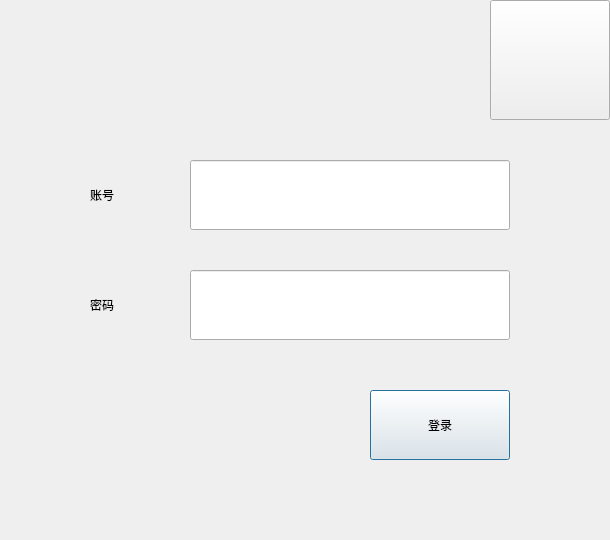
<?xml version="1.0" encoding="UTF-8"?>
<ui version="4.0">
 <class>LoginDlg</class>
 <widget class="QDialog" name="LoginDlg">
  <property name="geometry">
   <rect>
    <x>0</x>
    <y>0</y>
    <width>610</width>
    <height>540</height>
   </rect>
  </property>
  <widget class="QLineEdit" name="editUser">
   <property name="geometry">
    <rect>
     <x>190</x>
     <y>160</y>
     <width>320</width>
     <height>70</height>
    </rect>
   </property>
   <property name="contextMenuPolicy">
    <enum>Qt::NoContextMenu</enum>
   </property>
   <property name="maxLength">
    <number>20</number>
   </property>
  </widget>
  <widget class="CButton" name="btnLogin">
   <property name="geometry">
    <rect>
     <x>370</x>
     <y>390</y>
     <width>140</width>
     <height>70</height>
    </rect>
   </property>
   <property name="autoFillBackground">
    <bool>false</bool>
   </property>
   <property name="styleSheet">
    <string notr="true"/>
   </property>
   <property name="text">
    <string>登录</string>
   </property>
   <property name="iconSize">
    <size>
     <width>100</width>
     <height>100</height>
    </size>
   </property>
   <property name="checkable">
    <bool>false</bool>
   </property>
   <property name="flat">
    <bool>false</bool>
   </property>
  </widget>
  <widget class="CButton" name="btnX">
   <property name="geometry">
    <rect>
     <x>490</x>
     <y>0</y>
     <width>120</width>
     <height>120</height>
    </rect>
   </property>
   <property name="autoFillBackground">
    <bool>false</bool>
   </property>
   <property name="styleSheet">
    <string notr="true">border-image: url(:/img/btnX.png);</string>
   </property>
   <property name="text">
    <string/>
   </property>
   <property name="iconSize">
    <size>
     <width>100</width>
     <height>100</height>
    </size>
   </property>
   <property name="flat">
    <bool>false</bool>
   </property>
  </widget>
  <widget class="QLineEdit" name="editPwd">
   <property name="geometry">
    <rect>
     <x>190</x>
     <y>270</y>
     <width>320</width>
     <height>70</height>
    </rect>
   </property>
   <property name="contextMenuPolicy">
    <enum>Qt::NoContextMenu</enum>
   </property>
   <property name="maxLength">
    <number>20</number>
   </property>
   <property name="echoMode">
    <enum>QLineEdit::Password</enum>
   </property>
  </widget>
  <widget class="CLabel" name="labelUser">
   <property name="geometry">
    <rect>
     <x>90</x>
     <y>160</y>
     <width>100</width>
     <height>70</height>
    </rect>
   </property>
   <property name="text">
    <string>账号</string>
   </property>
  </widget>
  <widget class="CLabel" name="labelPwd">
   <property name="geometry">
    <rect>
     <x>90</x>
     <y>270</y>
     <width>100</width>
     <height>70</height>
    </rect>
   </property>
   <property name="text">
    <string>密码</string>
   </property>
  </widget>
  <widget class="CLabel" name="labelTitle">
   <property name="geometry">
    <rect>
     <x>10</x>
     <y>0</y>
     <width>500</width>
     <height>120</height>
    </rect>
   </property>
   <property name="text">
    <string/>
   </property>
   <property name="alignment">
    <set>Qt::AlignCenter</set>
   </property>
  </widget>
  <zorder>editUser</zorder>
  <zorder>btnLogin</zorder>
  <zorder>editPwd</zorder>
  <zorder>labelUser</zorder>
  <zorder>labelPwd</zorder>
  <zorder>labelTitle</zorder>
  <zorder>btnX</zorder>
 </widget>
 <customwidgets>
  <customwidget>
   <class>CButton</class>
   <extends>QPushButton</extends>
   <header location="global">button.h</header>
  </customwidget>
  <customwidget>
   <class>CLabel</class>
   <extends>QLabel</extends>
   <header location="global">label.h</header>
  </customwidget>
 </customwidgets>
 <resources/>
 <connections/>
</ui>
